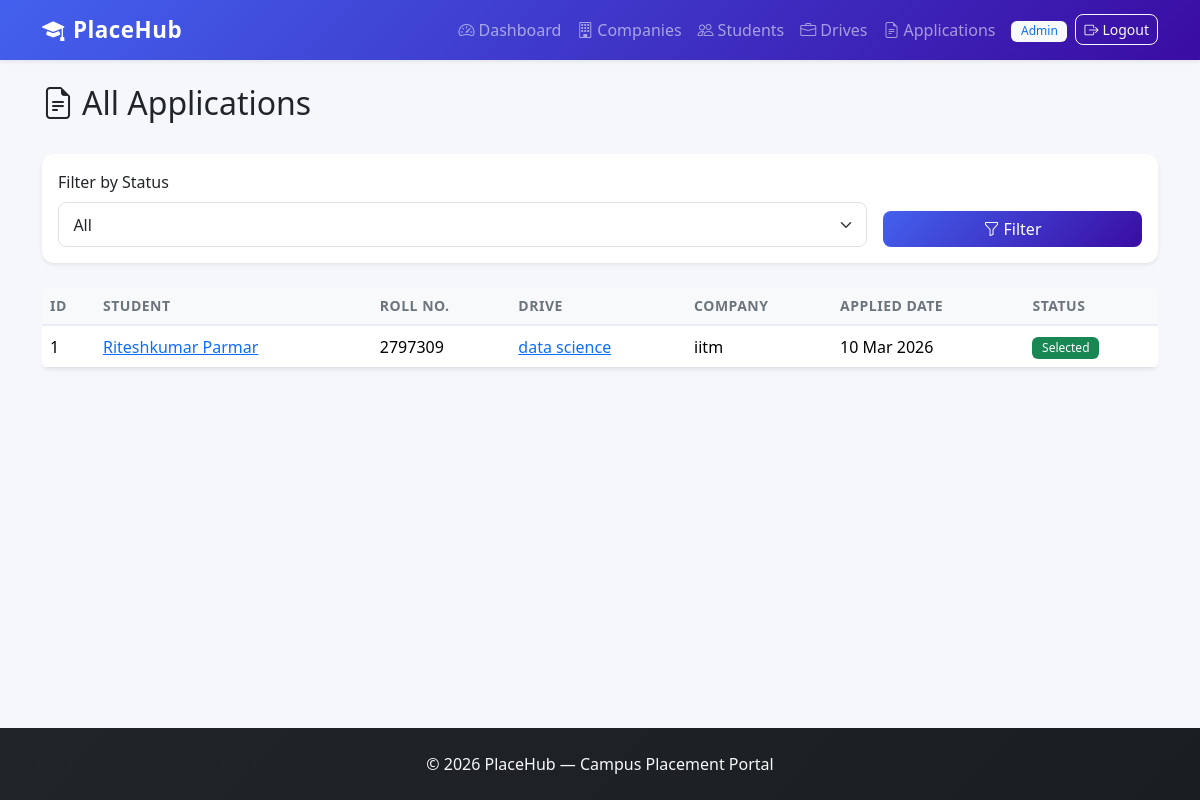
Screenshot of /admin/applications (signed in) with the database file from the repository.
### models.py (models this page shows, shortened)
class User(UserMixin, db.Model):
    __tablename__ = 'user'
    id = db.Column(db.Integer, primary_key=True)
    email = db.Column(db.String(120), unique=True, nullable=False)
    password_hash = db.Column(db.String(256), nullable=False)
    role = db.Column(db.String(20), nullable=False)
    is_active_account = db.Column(db.Boolean, default=True)
    created_at = db.Column(db.DateTime, default=datetime.utcnow)
    student_profile = db.relationship('StudentProfile', backref='user', uselist=False, lazy=True)
    company_profile = db.relationship('CompanyProfile', backref='user', uselist=False, lazy=True)
    @property
    def is_active(self):
        return self.is_active_account

class Application(db.Model):
    __tablename__ = 'application'
    id = db.Column(db.Integer, primary_key=True)
    student_id = db.Column(db.Integer, db.ForeignKey('student_profile.id'), nullable=False)
    drive_id = db.Column(db.Integer, db.ForeignKey('placement_drive.id'), nullable=False)
    applied_date = db.Column(db.DateTime, default=datetime.utcnow)
    status = db.Column(db.String(20), default='Applied')
    remarks = db.Column(db.Text)
    __table_args__ = (
        db.UniqueConstraint('student_id', 'drive_id', name='unique_student_drive'),
    )

class StudentProfile(db.Model):
    __tablename__ = 'student_profile'
    id = db.Column(db.Integer, primary_key=True)
    user_id = db.Column(db.Integer, db.ForeignKey('user.id'), nullable=False)
    name = db.Column(db.String(100), nullable=False)
    roll_number = db.Column(db.String(20), unique=True, nullable=False)
    phone = db.Column(db.String(15))
    department = db.Column(db.String(100))
    cgpa = db.Column(db.Float, default=0.0)
    resume_path = db.Column(db.String(256))
    skills = db.Column(db.Text)
    about = db.Column(db.Text)
    graduation_year = db.Column(db.Integer)
    is_blacklisted = db.Column(db.Boolean, default=False)
    applications = db.relationship('Application', backref='student', lazy=True)

class PlacementDrive(db.Model):
    __tablename__ = 'placement_drive'
    id = db.Column(db.Integer, primary_key=True)
    company_id = db.Column(db.Integer, db.ForeignKey('company_profile.id'), nullable=False)
    job_title = db.Column(db.String(200), nullable=False)
    job_description = db.Column(db.Text, nullable=False)
    job_type = db.Column(db.String(50))
    location = db.Column(db.String(200))
    salary_package = db.Column(db.String(100))
    eligibility_criteria = db.Column(db.Text)
    min_cgpa = db.Column(db.Float, default=0.0)
    departments_allowed = db.Column(db.String(500))
    application_deadline = db.Column(db.Date, nullable=False)
    status = db.Column(db.String(20), default='pending')
    created_at = db.Column(db.DateTime, default=datetime.utcnow)
    applications = db.relationship('Application', backref='drive', lazy=True)

class CompanyProfile(db.Model):
    __tablename__ = 'company_profile'
    id = db.Column(db.Integer, primary_key=True)
    user_id = db.Column(db.Integer, db.ForeignKey('user.id'), nullable=False)
    company_name = db.Column(db.String(200), nullable=False)
    hr_name = db.Column(db.String(100))
    hr_email = db.Column(db.String(120))
    hr_phone = db.Column(db.String(15))
    website = db.Column(db.String(200))
    industry = db.Column(db.String(100))
    description = db.Column(db.Text)
    logo_path = db.Column(db.String(256))
    approval_status = db.Column(db.String(20), default='pending')
    is_blacklisted = db.Column(db.Boolean, default=False)
    drives = db.relationship('PlacementDrive', backref='company', lazy=True)

### admin_routes.py (the view)
@admin_bp.route('/applications')
@admin_required
def applications():
    status_filter = request.args.get('status', 'all')
    query = Application.query
    if status_filter != 'all':
        query = query.filter_by(status=status_filter)
    applications_list = query.order_by(Application.applied_date.desc()).all()
    return render_template('admin/applications.html',
                           applications=applications_list,
                           status_filter=status_filter)

### admin_routes.py (called while the page is built)
def admin_required(f):
    @wraps(f)
    @login_required
    def decorated(*args, **kwargs):
        if current_user.role != 'admin':
            flash('Access denied.', 'danger')
            return redirect(url_for('index'))
        return f(*args, **kwargs)
    return decorated

### app.py (called while the page is built)
@login_manager.user_loader
def load_user(user_id):
    return User.query.get(int(user_id))

### templates/admin/applications.html (shortened to what this page needs)
{% extends "base.html" %}
{% block content %}
<div class="d-flex justify-content-between align-items-center mb-4">
    <h2><i class="bi bi-file-earmark-text me-2"></i>All Applications</h2>
</div>
<div class="card border-0 shadow-sm mb-4">
    <div class="card-body">
        <form method="GET" class="row g-3 align-items-end">
            <div class="col-md-9">
                <label class="form-label">Filter by Status</label>
                <select class="form-select" name="status">
                    <option value="all" {{ 'selected' if status_filter == 'all' }}>All</option>
                </select>
            </div>
            <div class="col-md-3">
                <button type="submit" class="btn btn-primary w-100"><i class="bi bi-funnel me-1"></i>Filter</button>
            </div>
        </form>
    </div>
</div>
{% if applications %}
<div class="table-responsive">
    <table class="table table-hover bg-white shadow-sm rounded">
        <thead class="table-light">
            <tr>
                <th>ID</th>
                <th>Student</th>
                <th>Roll No.</th>
                <th>Drive</th>
                <th>Company</th>
                <th>Applied Date</th>
                <th>Status</th>
            </tr>
        </thead>
        <tbody>
            {% for app in applications %}
            <tr>
                <td>{{ app.id }}</td>
                <td><a href="{{ url_for('admin.student_detail', student_id=app.student.id) }}">{{ app.student.name }}</a></td>
                <td>{{ app.student.roll_number }}</td>
                <td><a href="{{ url_for('admin.drive_detail', drive_id=app.drive.id) }}">{{ app.drive.job_title }}</a></td>
                <td>{{ app.drive.company.company_name }}</td>
                <td>{{ app.applied_date.strftime('%d %b %Y') }}</td>
                <td>
                    {% if app.status == 'Applied' %}<span class="badge bg-secondary">{{ app.status }}</span>
                    {% elif app.status == 'Shortlisted' %}<span class="badge bg-info">{{ app.status }}</span>
                    {% elif app.status == 'Selected' %}<span class="badge bg-success">{{ app.status }}</span>
                    {% elif app.status == 'Rejected' %}<span class="badge bg-danger">{{ app.status }}</span>
                    {% endif %}
                </td>
            </tr>
            {% endfor %}
        </tbody>
    </table>
</div>
{% else %}
<div class="text-center py-5 text-muted">
    <i class="bi bi-file-earmark-text fs-1"></i>
    <p class="mt-2">No applications found.</p>
</div>
{% endif %}
{% endblock %}

### templates/base.html (shortened to what this page needs)
<!DOCTYPE html>
<html lang="en">
<head>
    <link href="https://cdn.jsdelivr.net/npm/bootstrap@5.3.2/dist/css/bootstrap.min.css" rel="stylesheet">
    <link href="https://cdn.jsdelivr.net/npm/bootstrap-icons@1.11.3/font/bootstrap-icons.min.css" rel="stylesheet">
    <link href="{{ url_for('static', filename='css/style.css') }}" rel="stylesheet">
</head>
<body>
    <nav class="navbar navbar-expand-lg navbar-dark bg-primary shadow-sm">
        <div class="container">
            <a class="navbar-brand fw-bold" href="{{ url_for('index') }}">
                <i class="bi bi-mortarboard-fill me-2"></i>PlaceHub
            </a>
            <div class="collapse navbar-collapse" id="navContent">
                <ul class="navbar-nav ms-auto align-items-center">
                    {% if current_user.is_authenticated %}
                        {% if current_user.role == 'admin' %}
                            <li class="nav-item"><a class="nav-link" href="{{ url_for('admin.dashboard') }}"><i class="bi bi-speedometer2 me-1"></i>Dashboard</a></li>
                            <li class="nav-item"><a class="nav-link" href="{{ url_for('admin.companies') }}"><i class="bi bi-building me-1"></i>Companies</a></li>
                            <li class="nav-item"><a class="nav-link" href="{{ url_for('admin.students') }}"><i class="bi bi-people me-1"></i>Students</a></li>
                            <li class="nav-item"><a class="nav-link" href="{{ url_for('admin.drives') }}"><i class="bi bi-briefcase me-1"></i>Drives</a></li>
                            <li class="nav-item"><a class="nav-link" href="{{ url_for('admin.applications') }}"><i class="bi bi-file-earmark-text me-1"></i>Applications</a></li>
                        {% endif %}
                        <li class="nav-item ms-2">
                            <span class="badge bg-light text-primary me-2">{{ current_user.role|title }}</span>
                        </li>
                        <li class="nav-item">
                            <a class="btn btn-outline-light btn-sm" href="{{ url_for('logout') }}"><i class="bi bi-box-arrow-right me-1"></i>Logout</a>
                        </li>
                    {% endif %}
                </ul>
            </div>
        </div>
    </nav>
    <main class="py-4">
        <div class="container">
            {% block content %}{% endblock %}
        </div>
    </main>
    <footer class="footer mt-auto py-4 bg-dark text-light">
        <div class="container text-center">
            <p class="mb-0">&copy; 2026 PlaceHub &mdash; Campus Placement Portal</p>
        </div>
    </footer>
</body>
</html>

### static/css/style.css (style rules this page uses)
:root { --primary-color: #4361ee; }
body { background-color: #f5f7fb; font-family: 'Segoe UI', system-ui, -apple-system, sans-serif; min-height: 100vh; display: flex; flex-direction: column; }
main { flex: 1; }
.navbar { background: linear-gradient(135deg, #4361ee 0%, #3a0ca3 100%) !important; }
.navbar-brand { font-size: 1.4rem; letter-spacing: 0.5px; }
.card { border-radius: 12px; transition: transform 0.15s ease, box-shadow 0.15s ease; }
.table { border-radius: 12px; overflow: hidden; }
.table thead th { border-bottom: 2px solid #e8ecf8; font-weight: 600; font-size: 0.875rem; text-transform: uppercase; letter-spacing: 0.5px; color: #6c757d; }
.table tbody td { vertical-align: middle; }
.badge { font-weight: 500; padding: 0.4em 0.8em; }
.btn { border-radius: 8px; font-weight: 500; }
.btn-primary { background: linear-gradient(135deg, #4361ee 0%, #3a0ca3 100%); border: none; }
.form-control, .form-select { border-radius: 8px; border: 1px solid #dee2e6; padding: 0.6rem 0.9rem; }
footer { background: linear-gradient(135deg, #212529 0%, #1a1d21 100%) !important; }

### rows the page displays
User: role "Admin"
Application: id "1", student.name "Riteshkumar Parmar", student.roll_number "2797309", drive.job_title "data science", drive.company.company_name "iitm", applied_date "10 Mar 2026", status "Selected"
